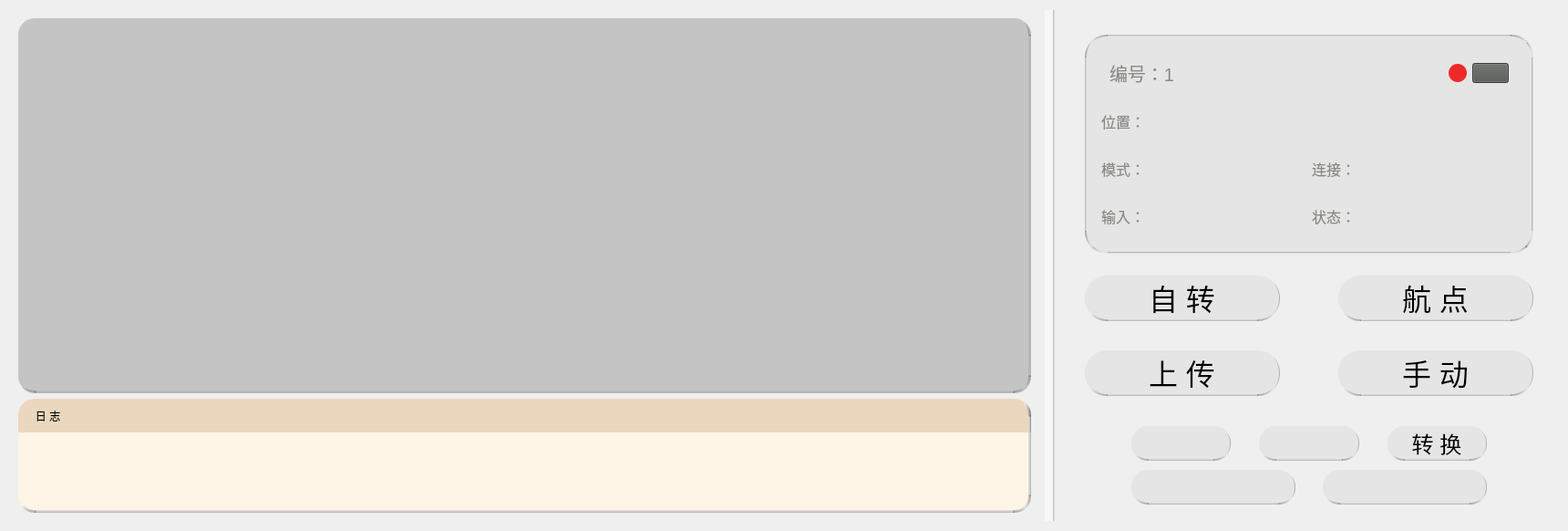
      <widget class="QWidget" name="page_5">
       <layout class="QHBoxLayout" name="horizontalLayout_13" stretch="1915,19,926">
        <item>
         <widget class="QWidget" name="widget_47" native="true">
          <layout class="QVBoxLayout" name="verticalLayout_13" stretch="1080,304">
           <item>
            <widget class="QWidget" name="widget_48" native="true">
             <property name="styleSheet">
              <string notr="true">#widget_48{background-color: #C4C4C4;
 border-bottom: 3px solid qlineargradient(y0:0, y1:1,stop: 0 rgba(0, 0, 0, 0.25), stop: 1  #C4C4C4);
 border-right: 3px solid qlineargradient(x0:0, x1:1,stop: 0 rgba(0, 0, 0, 0.25), stop: 1  #C4C4C4);
border-radius: 18px;}</string>
             </property>
            </widget>
           </item>
           <item>
            <widget class="QWidget" name="widget_49" native="true">
             <property name="styleSheet">
              <string notr="true">#widget_49{background-color: #FFF5E7;
 border-bottom: 3px solid qlineargradient(y0:0, y1:1,stop: 0 rgba(0, 0, 0, 0.25), stop: 1  #E6E5E5);
 border-right: 3px solid qlineargradient(x0:0, x1:1,stop: 0 rgba(0, 0, 0, 0.25), stop: 1  #E6E5E5);
border-radius: 18px;}</string>
             </property>
             <layout class="QVBoxLayout" name="verticalLayout_16">
              <property name="spacing">
               <number>0</number>
              </property>
              <property name="leftMargin">
               <number>0</number>
              </property>
              <property name="topMargin">
               <number>0</number>
              </property>
              <property name="rightMargin">
               <number>0</number>
              </property>
              <property name="bottomMargin">
               <number>0</number>
              </property>
              <item>
               <widget class="QWidget" name="widget_30" native="true">
                <property name="maximumSize">
                 <size>
                  <width>16777215</width>
                  <height>40</height>
                 </size>
                </property>
                <property name="autoFillBackground">
                 <bool>false</bool>
                </property>
                <property name="styleSheet">
                 <string notr="true">#widget_30{background-color: #EAD7BD;
border-top-left-radius: 18px;
border-top-right-radius: 18px;
 border-right: 3px solid qlineargradient(x0:0, x1:1,stop: 0 rgba(0, 0, 0, 0.25), stop: 1  #E6E5E5);}</string>
                </property>
                <layout class="QHBoxLayout" name="horizontalLayout_14">
                 <item>
                  <widget class="QLabel" name="label">
                   <property name="text">
                    <string>   日 志</string>
                   </property>
                  </widget>
                 </item>
                 <item>
                  <spacer name="horizontalSpacer_6">
                   <property name="orientation">
                    <enum>Qt::Horizontal</enum>
                   </property>
                   <property name="sizeHint" stdset="0">
                    <size>
                     <width>1164</width>
                     <height>19</height>
                    </size>
                   </property>
                  </spacer>
                 </item>
                </layout>
               </widget>
              </item>
              <item>
               <widget class="QWidget" name="widget_31" native="true">
                <layout class="QHBoxLayout" name="horizontalLayout_19">
                 <item>
                  <widget class="QListView" name="ListView_page5">
                   <property name="styleSheet">
                    <string notr="true">background-color: transparent;</string>
                   </property>
                  </widget>
                 </item>
                </layout>
               </widget>
              </item>
             </layout>
            </widget>
           </item>
          </layout>
         </widget>
        </item>
        <item>
         <widget class="QWidget" name="widget_50" native="true">
          <property name="styleSheet">
           <string notr="true">
 border-right: 2px solid qlineargradient(x0:0, x1:1,stop: 0 #E6E5E5, stop: 1  rgba(0, 0, 0, 0.25));


background-color: #F6F6F6;</string>
          </property>
         </widget>
        </item>
        <item>
         <widget class="QWidget" name="widget_36" native="true">
          <layout class="QVBoxLayout" name="verticalLayout_11" stretch="1080,304">
           <item>
            <widget class="QWidget" name="widget_37" native="true">
             <layout class="QVBoxLayout" name="verticalLayout_14" stretch="911,350">
              <item>
               <widget class="QWidget" name="widget_27" native="true">
                <layout class="QVBoxLayout" name="verticalLayout_15">
                 <item>
                  <widget class="QWidget" name="widget_29" native="true">
                   <property name="minimumSize">
                    <size>
                     <width>0</width>
                     <height>240</height>
                    </size>
                   </property>
                   <property name="styleSheet">
                    <string notr="true">#widget_29{background-color: #E6E5E5;
 border-top: 2px solid qlineargradient(y0:0, y1:1,stop: 0 #E6E5E5, stop: 1  rgba(0, 0, 0, 0.25));
 border-left: 2px solid qlineargradient(x0:0, x1:1,stop: 0 #E6E5E5, stop: 1  rgba(0, 0, 0, 0.25));
 border-bottom: 2px solid qlineargradient(y0:0, y1:1,stop: 0 #E6E5E5, stop: 1  rgba(0, 0, 0, 0.25));
 border-right: 2px solid qlineargradient(x0:0, x1:1,stop: 0 #E6E5E5, stop: 1  rgba(0, 0, 0, 0.25));
border-radius: 24px;
}</string>
                   </property>
                   <layout class="QVBoxLayout" name="verticalLayout_31">
                    <item>
                     <widget class="QWidget" name="widget_120" native="true">
                      <property name="styleSheet">
                       <string notr="true">#widget_13{background-color: #E6E5E5;
border:4px groove rgba(0, 0, 0, 0.25);
border-radius: 24px;
padding:4px 4px;
border-style: inset;}</string>
                      </property>
                      <layout class="QVBoxLayout" name="verticalLayout_30">
                       <item>
                        <widget class="QWidget" name="widget_122" native="true">
                         <layout class="QHBoxLayout" name="horizontalLayout_87">
                          <item>
                           <widget class="QLabel" name="label_54">
                            <property name="styleSheet">
                             <string notr="true">font-family: Microsoft JhengHei UI;
font-size: 20px;
color:rgb(136, 138, 133);

</string>
                            </property>
                            <property name="text">
                             <string>编号：1</string>
                            </property>
                           </widget>
                          </item>
                          <item>
                           <spacer name="horizontalSpacer_20">
                            <property name="orientation">
                             <enum>Qt::Horizontal</enum>
                            </property>
                            <property name="sizeHint" stdset="0">
                             <size>
                              <width>95</width>
                              <height>20</height>
                             </size>
                            </property>
                           </spacer>
                          </item>
                          <item>
                           <widget class="QWidget" name="widget_123" native="true">
                            <property name="minimumSize">
                             <size>
                              <width>20</width>
                              <height>20</height>
                             </size>
                            </property>
                            <property name="maximumSize">
                             <size>
                              <width>20</width>
                              <height>20</height>
                             </size>
                            </property>
                            <property name="styleSheet">
                             <string notr="true">background-color:rgb(239, 41, 41);
border-radius:10px;</string>
                            </property>
                           </widget>
                          </item>
                          <item>
                           <widget class="QPushButton" name="pushButton_9">
                            <property name="styleSheet">
                             <string notr="true">background-color: rgb(85, 87, 83);
qproperty-icon: url(://images/开启.png);
qproperty-iconSize: 20px 20px;</string>
                            </property>
                            <property name="text">
                             <string/>
                            </property>
                            <property name="icon">
                             <iconset>
                              <normaloff>../resources/images/开启.png</normaloff>../resources/images/开启.png</iconset>
                            </property>
                           </widget>
                          </item>
                         </layout>
                        </widget>
                       </item>
                       <item>
                        <widget class="QWidget" name="widget_124" native="true">
                         <layout class="QHBoxLayout" name="horizontalLayout_88">
                          <property name="leftMargin">
                           <number>0</number>
                          </property>
                          <property name="topMargin">
                           <number>0</number>
                          </property>
                          <property name="rightMargin">
                           <number>0</number>
                          </property>
                          <property name="bottomMargin">
                           <number>0</number>
                          </property>
                          <item>
                           <widget class="QLabel" name="label_55">
                            <property name="styleSheet">
                             <string notr="true">QLabel{
font-family: Microsoft JhengHei UI;
font-size: 16px;
color:rgb(136, 138, 133);
}</string>
                            </property>
                            <property name="text">
                             <string>位置：</string>
                            </property>
                           </widget>
                          </item>
                          <item>
                           <widget class="QLineEdit" name="Edit_page3_2_pos_9">
                            <property name="styleSheet">
                             <string notr="true">QLineEdit{
background-color:transparent;
border-width:0;
border-style:outset;
}</string>
                            </property>
                           </widget>
                          </item>
                         </layout>
                        </widget>
                       </item>
                       <item>
                        <widget class="QWidget" name="widget_125" native="true">
                         <layout class="QHBoxLayout" name="horizontalLayout_89">
                          <property name="leftMargin">
                           <number>0</number>
                          </property>
                          <property name="topMargin">
                           <number>0</number>
                          </property>
                          <property name="rightMargin">
                           <number>0</number>
                          </property>
                          <property name="bottomMargin">
                           <number>0</number>
                          </property>
                          <item>
                           <widget class="QWidget" name="widget_126" native="true">
                            <layout class="QHBoxLayout" name="horizontalLayout_90">
                             <property name="spacing">
                              <number>0</number>
                             </property>
                             <property name="leftMargin">
                              <number>0</number>
                             </property>
                             <property name="topMargin">
                              <number>0</number>
                             </property>
                             <property name="rightMargin">
                              <number>0</number>
                             </property>
                             <property name="bottomMargin">
                              <number>0</number>
                             </property>
                             <item>
                              <widget class="QLabel" name="label_56">
                               <property name="styleSheet">
                                <string notr="true">QLabel{
font-family: Microsoft JhengHei UI;
font-size: 16px;
color:rgb(136, 138, 133);
}</string>
                               </property>
                               <property name="text">
                                <string>模式：</string>
                               </property>
                              </widget>
                             </item>
                             <item>
                              <widget class="QLineEdit" name="Edit_flight_1_armed_9">
                               <property name="styleSheet">
                                <string notr="true">QLineEdit{
background-color:transparent;
border-width:0;
border-style:outset;
}</string>
                               </property>
                              </widget>
                             </item>
                            </layout>
                           </widget>
                          </item>
                          <item>
                           <widget class="QWidget" name="widget_127" native="true">
                            <layout class="QHBoxLayout" name="horizontalLayout_91">
                             <property name="spacing">
                              <number>0</number>
                             </property>
                             <property name="leftMargin">
                              <number>0</number>
                             </property>
                             <property name="topMargin">
                              <number>0</number>
                             </property>
                             <property name="rightMargin">
                              <number>0</number>
                             </property>
                             <property name="bottomMargin">
                              <number>0</number>
                             </property>
                             <item>
                              <widget class="QLabel" name="label_57">
                               <property name="styleSheet">
                                <string notr="true">QLabel{
font-family: Microsoft JhengHei UI;
font-size: 16px;
color:rgb(136, 138, 133);
}</string>
                               </property>
                               <property name="text">
                                <string>连接：</string>
                               </property>
                              </widget>
                             </item>
                             <item>
                              <widget class="QLineEdit" name="Edit_flight_1_connected_9">
                               <property name="styleSheet">
                                <string notr="true">QLineEdit{
background-color:transparent;
border-width:0;
border-style:outset;
}</string>
                               </property>
                              </widget>
                             </item>
                            </layout>
                           </widget>
                          </item>
                         </layout>
                        </widget>
                       </item>
                       <item>
                        <widget class="QWidget" name="widget_128" native="true">
                         <layout class="QHBoxLayout" name="horizontalLayout_92">
                          <property name="spacing">
                           <number>6</number>
                          </property>
                          <property name="leftMargin">
                           <number>0</number>
                          </property>
                          <property name="topMargin">
                           <number>0</number>
                          </property>
                          <property name="rightMargin">
                           <number>0</number>
                          </property>
                          <property name="bottomMargin">
                           <number>0</number>
                          </property>
                          <item>
                           <widget class="QWidget" name="widget_129" native="true">
                            <layout class="QHBoxLayout" name="horizontalLayout_93">
                             <property name="spacing">
                              <number>0</number>
                             </property>
                             <property name="leftMargin">
                              <number>0</number>
                             </property>
                             <property name="topMargin">
                              <number>0</number>
                             </property>
                             <property name="rightMargin">
                              <number>0</number>
                             </property>
                             <property name="bottomMargin">
                              <number>0</number>
                             </property>
                             <item>
                              <widget class="QLabel" name="label_58">
                               <property name="styleSheet">
                                <string notr="true">QLabel{
font-family: Microsoft JhengHei UI;
font-size: 16px;
color:rgb(136, 138, 133);
}</string>
                               </property>
                               <property name="text">
                                <string>输入：</string>
                               </property>
                              </widget>
                             </item>
                             <item>
                              <widget class="QLineEdit" name="Edit_flight_1_input_9">
                               <property name="styleSheet">
                                <string notr="true">QLineEdit{
background-color:transparent;
border-width:0;
border-style:outset;
}</string>
                               </property>
                              </widget>
                             </item>
                            </layout>
                           </widget>
                          </item>
                          <item>
                           <widget class="QWidget" name="widget_130" native="true">
                            <layout class="QHBoxLayout" name="horizontalLayout_94">
                             <property name="spacing">
                              <number>0</number>
                             </property>
                             <property name="leftMargin">
                              <number>0</number>
                             </property>
                             <property name="topMargin">
                              <number>0</number>
                             </property>
                             <property name="rightMargin">
                              <number>0</number>
                             </property>
                             <property name="bottomMargin">
                              <number>0</number>
                             </property>
                             <item>
                              <widget class="QLabel" name="label_59">
                               <property name="styleSheet">
                                <string notr="true">QLabel{
font-family: Microsoft JhengHei UI;
font-size: 16px;
color:rgb(136, 138, 133);
}</string>
                               </property>
                               <property name="text">
                                <string>状态：</string>
                               </property>
                              </widget>
                             </item>
                             <item>
                              <widget class="QLineEdit" name="Edit_flight_1_status_9">
                               <property name="styleSheet">
                                <string notr="true">QLineEdit{
background-color:transparent;
border-width:0;
border-style:outset;
}</string>
                               </property>
                              </widget>
                             </item>
                            </layout>
                           </widget>
                          </item>
                         </layout>
                        </widget>
                       </item>
                      </layout>
                     </widget>
                    </item>
                   </layout>
                  </widget>
                 </item>
                </layout>
               </widget>
              </item>
              <item>
               <widget class="QWidget" name="widget_28" native="true">
                <layout class="QGridLayout" name="gridLayout_3">
                 <property name="horizontalSpacing">
                  <number>64</number>
                 </property>
                 <property name="verticalSpacing">
                  <number>32</number>
                 </property>
                 <item row="0" column="0">
                  <widget class="QPushButton" name="Button_page5_rotation">
                   <property name="sizePolicy">
                    <sizepolicy hsizetype="Minimum" vsizetype="Minimum">
                     <horstretch>0</horstretch>
                     <verstretch>0</verstretch>
                    </sizepolicy>
                   </property>
                   <property name="styleSheet">
                    <string notr="true">

QPushButton{
background-color: #E6E5E5;
 border-bottom: 2px solid qlineargradient(y0:0, y1:1,stop: 0 rgba(0, 0, 0, 0.25), stop: 1  #E6E5E5);
 border-right: 1px solid qlineargradient(x0:0, x1:1,stop: 0 rgba(0, 0, 0, 0.25), stop: 1  #E6E5E5);
border-radius: 24px;
}
QPushButton:hover{background-color:rgb(229, 241, 251); color: black;}
QPushButton:pressed{background-color:rgb(204, 228, 247);}
QPushButton{
font-family: Microsoft JhengHei UI;
font-style: normal;
font-weight: normal;
font-size: 32px;
line-height: 81px;
display: flex;
align-items: flex-end;
}

</string>
                   </property>
                   <property name="text">
                    <string>自 转</string>
                   </property>
                  </widget>
                 </item>
                 <item row="0" column="1">
                  <widget class="QPushButton" name="Button_page5_setpoint">
                   <property name="sizePolicy">
                    <sizepolicy hsizetype="Minimum" vsizetype="Minimum">
                     <horstretch>0</horstretch>
                     <verstretch>0</verstretch>
                    </sizepolicy>
                   </property>
                   <property name="styleSheet">
                    <string notr="true">

QPushButton{
background-color: #E6E5E5;
 border-bottom: 2px solid qlineargradient(y0:0, y1:1,stop: 0 rgba(0, 0, 0, 0.25), stop: 1  #E6E5E5);
 border-right: 1px solid qlineargradient(x0:0, x1:1,stop: 0 rgba(0, 0, 0, 0.25), stop: 1  #E6E5E5);
border-radius: 24px;
}
QPushButton:hover{background-color:rgb(229, 241, 251); color: black;}
QPushButton:pressed{background-color:rgb(204, 228, 247);}
QPushButton{
font-family: Microsoft JhengHei UI;
font-style: normal;
font-weight: normal;
font-size: 32px;
line-height: 81px;
display: flex;
align-items: flex-end;
}

</string>
                   </property>
                   <property name="text">
                    <string>航 点</string>
                   </property>
                  </widget>
                 </item>
                 <item row="1" column="0">
                  <widget class="QPushButton" name="Button_page5_upload">
                   <property name="sizePolicy">
                    <sizepolicy hsizetype="Minimum" vsizetype="Minimum">
                     <horstretch>0</horstretch>
                     <verstretch>0</verstretch>
                    </sizepolicy>
                   </property>
                   <property name="styleSheet">
                    <string notr="true">

QPushButton{
background-color: #E6E5E5;
 border-bottom: 2px solid qlineargradient(y0:0, y1:1,stop: 0 rgba(0, 0, 0, 0.25), stop: 1  #E6E5E5);
 border-right: 1px solid qlineargradient(x0:0, x1:1,stop: 0 rgba(0, 0, 0, 0.25), stop: 1  #E6E5E5);
border-radius: 24px;
}
QPushButton:hover{background-color:rgb(229, 241, 251); color: black;}
QPushButton:pressed{background-color:rgb(204, 228, 247);}
QPushButton{
font-family: Microsoft JhengHei UI;
font-style: normal;
font-weight: normal;
font-size: 32px;
line-height: 81px;
display: flex;
align-items: flex-end;
}

</string>
                   </property>
                   <property name="text">
                    <string>上 传</string>
                   </property>
                  </widget>
                 </item>
                 <item row="1" column="1">
                  <widget class="QPushButton" name="Button_page5_manual">
                   <property name="sizePolicy">
                    <sizepolicy hsizetype="Minimum" vsizetype="Minimum">
                     <horstretch>0</horstretch>
                     <verstretch>0</verstretch>
                    </sizepolicy>
                   </property>
                   <property name="styleSheet">
                    <string notr="true">

QPushButton{
background-color: #E6E5E5;
 border-bottom: 2px solid qlineargradient(y0:0, y1:1,stop: 0 rgba(0, 0, 0, 0.25), stop: 1  #E6E5E5);
 border-right: 1px solid qlineargradient(x0:0, x1:1,stop: 0 rgba(0, 0, 0, 0.25), stop: 1  #E6E5E5);
border-radius: 24px;
}
QPushButton:hover{background-color:rgb(229, 241, 251); color: black;}
QPushButton:pressed{background-color:rgb(204, 228, 247);}
QPushButton{
font-family: Microsoft JhengHei UI;
font-style: normal;
font-weight: normal;
font-size: 32px;
line-height: 81px;
display: flex;
align-items: flex-end;
}

</string>
                   </property>
                   <property name="text">
                    <string>手 动</string>
                   </property>
                  </widget>
                 </item>
                </layout>
               </widget>
              </item>
             </layout>
            </widget>
           </item>
           <item>
            <widget class="QWidget" name="widget_44" native="true">
             <layout class="QVBoxLayout" name="verticalLayout_12" stretch="86,177">
              <property name="spacing">
               <number>10</number>
              </property>
              <item>
               <widget class="QWidget" name="widget_45" native="true">
                <layout class="QHBoxLayout" name="horizontalLayout_11">
                 <property name="spacing">
                  <number>31</number>
                 </property>
                 <property name="leftMargin">
                  <number>60</number>
                 </property>
                 <property name="topMargin">
                  <number>0</number>
                 </property>
                 <property name="rightMargin">
                  <number>60</number>
                 </property>
                 <property name="bottomMargin">
                  <number>0</number>
                 </property>
                 <item>
                  <widget class="QPushButton" name="Button_page5_button">
                   <property name="sizePolicy">
                    <sizepolicy hsizetype="Minimum" vsizetype="Minimum">
                     <horstretch>0</horstretch>
                     <verstretch>0</verstretch>
                    </sizepolicy>
                   </property>
                   <property name="styleSheet">
                    <string notr="true">QPushButton{
qproperty-icon: url(://images/icon/qifei .png);
qproperty-iconSize: 50px 50px;
background-color: #E6E5E5;
 border-bottom: 2px solid qlineargradient(y0:0, y1:1,stop: 0 rgba(0, 0, 0, 0.25), stop: 1  #E6E5E5);
 border-right: 1px solid qlineargradient(x0:0, x1:1,stop: 0 rgba(0, 0, 0, 0.25), stop: 1  #E6E5E5);
border-radius: 18px;
}
QPushButton:hover{background-color:rgb(229, 241, 251); color: black;}
QPushButton:pressed{background-color:rgb(204, 228, 247);}
QPushButton{
font-family: Microsoft JhengHei UI;
font-style: normal;
font-weight: normal;
font-size: 32px;
line-height: 81px;
display: flex;
align-items: flex-end;
}
</string>
                   </property>
                   <property name="text">
                    <string/>
                   </property>
                  </widget>
                 </item>
                 <item>
                  <widget class="QPushButton" name="Button_page5_button_2">
                   <property name="sizePolicy">
                    <sizepolicy hsizetype="Minimum" vsizetype="Minimum">
                     <horstretch>0</horstretch>
                     <verstretch>0</verstretch>
                    </sizepolicy>
                   </property>
                   <property name="styleSheet">
                    <string notr="true">
QPushButton{
qproperty-icon: url(://images/icon/悬停 .png);
qproperty-iconSize: 50px 50px;
background-color: #E6E5E5;
 border-bottom: 2px solid qlineargradient(y0:0, y1:1,stop: 0 rgba(0, 0, 0, 0.25), stop: 1  #E6E5E5);
 border-right: 1px solid qlineargradient(x0:0, x1:1,stop: 0 rgba(0, 0, 0, 0.25), stop: 1  #E6E5E5);
border-radius: 18px;
}
QPushButton:hover{background-color:rgb(229, 241, 251); color: black;}
QPushButton:pressed{background-color:rgb(204, 228, 247);}
QPushButton{
font-family: Microsoft JhengHei UI;
font-style: normal;
font-weight: normal;
font-size: 32px;
line-height: 81px;
display: flex;
align-items: flex-end;
}
</string>
                   </property>
                   <property name="text">
                    <string/>
                   </property>
                  </widget>
                 </item>
                 <item>
                  <widget class="QPushButton" name="Button_page5_switch">
                   <property name="sizePolicy">
                    <sizepolicy hsizetype="Minimum" vsizetype="Minimum">
                     <horstretch>0</horstretch>
                     <verstretch>0</verstretch>
                    </sizepolicy>
                   </property>
                   <property name="styleSheet">
                    <string notr="true">
QPushButton{
background-color: #E6E5E5;
 border-bottom: 2px solid qlineargradient(y0:0, y1:1,stop: 0 rgba(0, 0, 0, 0.25), stop: 1  #E6E5E5);
 border-right: 1px solid qlineargradient(x0:0, x1:1,stop: 0 rgba(0, 0, 0, 0.25), stop: 1  #E6E5E5);
border-radius: 18px;
}
QPushButton:hover{background-color:rgb(229, 241, 251); color: black;}
QPushButton:pressed{background-color:rgb(204, 228, 247);}
QPushButton{
font-family: Microsoft JhengHei UI;
font-style: normal;
font-weight: normal;
font-size: 24px;
line-height: 81px;
display: flex;
align-items: flex-end;
}
</string>
                   </property>
                   <property name="text">
                    <string>转 换</string>
                   </property>
                  </widget>
                 </item>
                </layout>
               </widget>
              </item>
              <item>
               <widget class="QWidget" name="widget_46" native="true">
                <layout class="QHBoxLayout" name="horizontalLayout_12">
                 <property name="spacing">
                  <number>30</number>
                 </property>
                 <property name="leftMargin">
                  <number>60</number>
                 </property>
                 <property name="topMargin">
                  <number>0</number>
                 </property>
                 <property name="rightMargin">
                  <number>60</number>
                 </property>
                 <property name="bottomMargin">
                  <number>0</number>
                 </property>
                 <item>
                  <widget class="QPushButton" name="Button_page5_button_4">
                   <property name="sizePolicy">
                    <sizepolicy hsizetype="Minimum" vsizetype="Minimum">
                     <horstretch>0</horstretch>
                     <verstretch>0</verstretch>
                    </sizepolicy>
                   </property>
                   <property name="styleSheet">
                    <string notr="true">
QPushButton{
qproperty-icon: url(://images/icon/开始.png);
qproperty-iconSize: 80px 80px;
background-color: #E6E5E5;
 border-bottom: 2px solid qlineargradient(y0:0, y1:1,stop: 0 rgba(0, 0, 0, 0.25), stop: 1  #E6E5E5);
 border-right: 1px solid qlineargradient(x0:0, x1:1,stop: 0 rgba(0, 0, 0, 0.25), stop: 1  #E6E5E5);
border-radius: 18px;
}
QPushButton:hover{background-color:rgb(229, 241, 251); color: black;}
QPushButton:pressed{background-color:rgb(204, 228, 247);}
QPushButton{
font-family: Microsoft JhengHei UI;
font-style: normal;
font-weight: normal;
font-size: 32px;
line-height: 81px;
display: flex;
align-items: flex-end;
}
</string>
                   </property>
                   <property name="text">
                    <string/>
                   </property>
                  </widget>
                 </item>
                 <item>
                  <widget class="QPushButton" name="Button_page5_quit">
                   <property name="sizePolicy">
                    <sizepolicy hsizetype="Minimum" vsizetype="Minimum">
                     <horstretch>0</horstretch>
                     <verstretch>0</verstretch>
                    </sizepolicy>
                   </property>
                   <property name="styleSheet">
                    <string notr="true">QPushButton{
qproperty-icon: url(://images/icon/unity.png);
qproperty-iconSize: 80px 80px;
background-color: #E6E5E5;
 border-bottom: 2px solid qlineargradient(y0:0, y1:1,stop: 0 rgba(0, 0, 0, 0.25), stop: 1  #E6E5E5);
 border-right: 1px solid qlineargradient(x0:0, x1:1,stop: 0 rgba(0, 0, 0, 0.25), stop: 1  #E6E5E5);
border-radius: 18px;
}
QPushButton:hover{background-color:rgb(229, 241, 251); color: black;}
QPushButton:pressed{background-color:rgb(204, 228, 247);}
QPushButton{
font-family: Microsoft JhengHei UI;
font-style: normal;
font-weight: normal;
font-size: 32px;
line-height: 81px;
display: flex;
align-items: flex-end;
}
</string>
                   </property>
                   <property name="text">
                    <string/>
                   </property>
                  </widget>
                 </item>
                </layout>
               </widget>
              </item>
             </layout>
            </widget>
           </item>
          </layout>
         </widget>
        </item>
       </layout>
      </widget>
